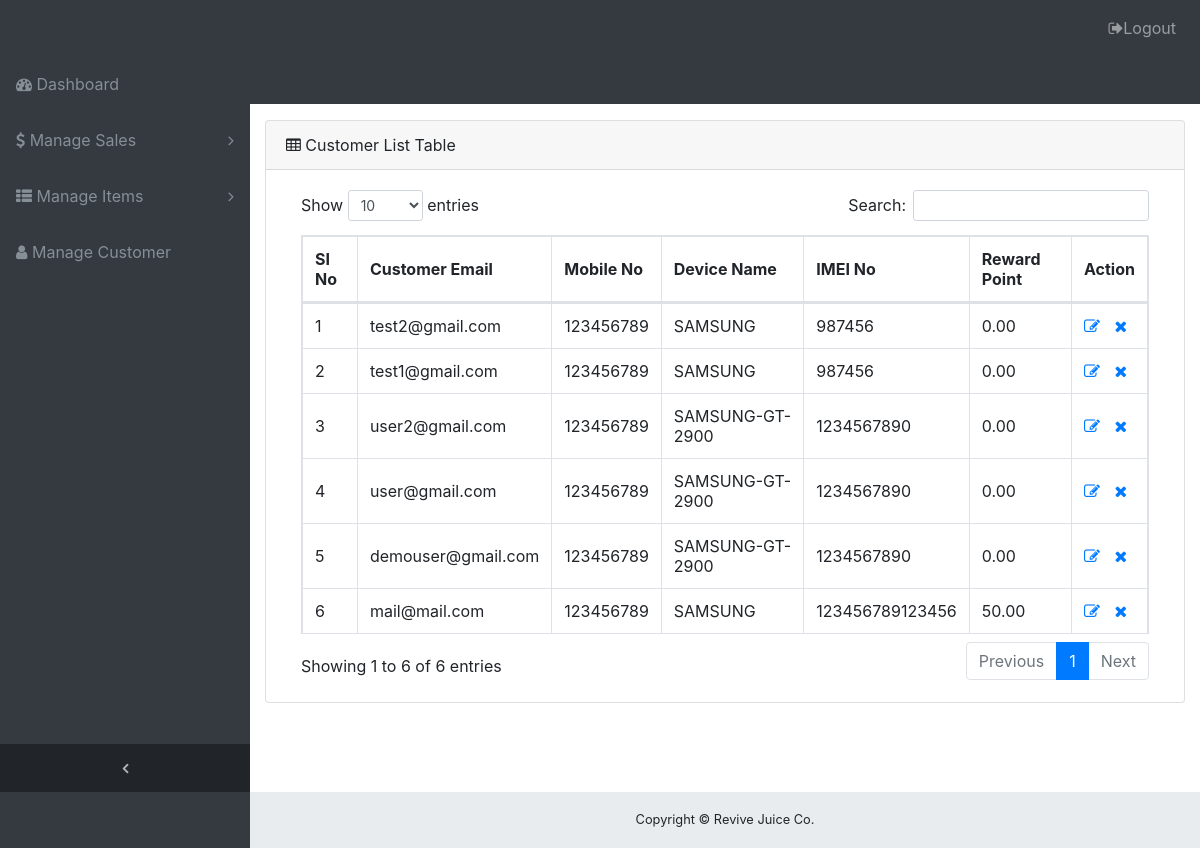
Before: /customer-list.php (signed in) with the older database file.
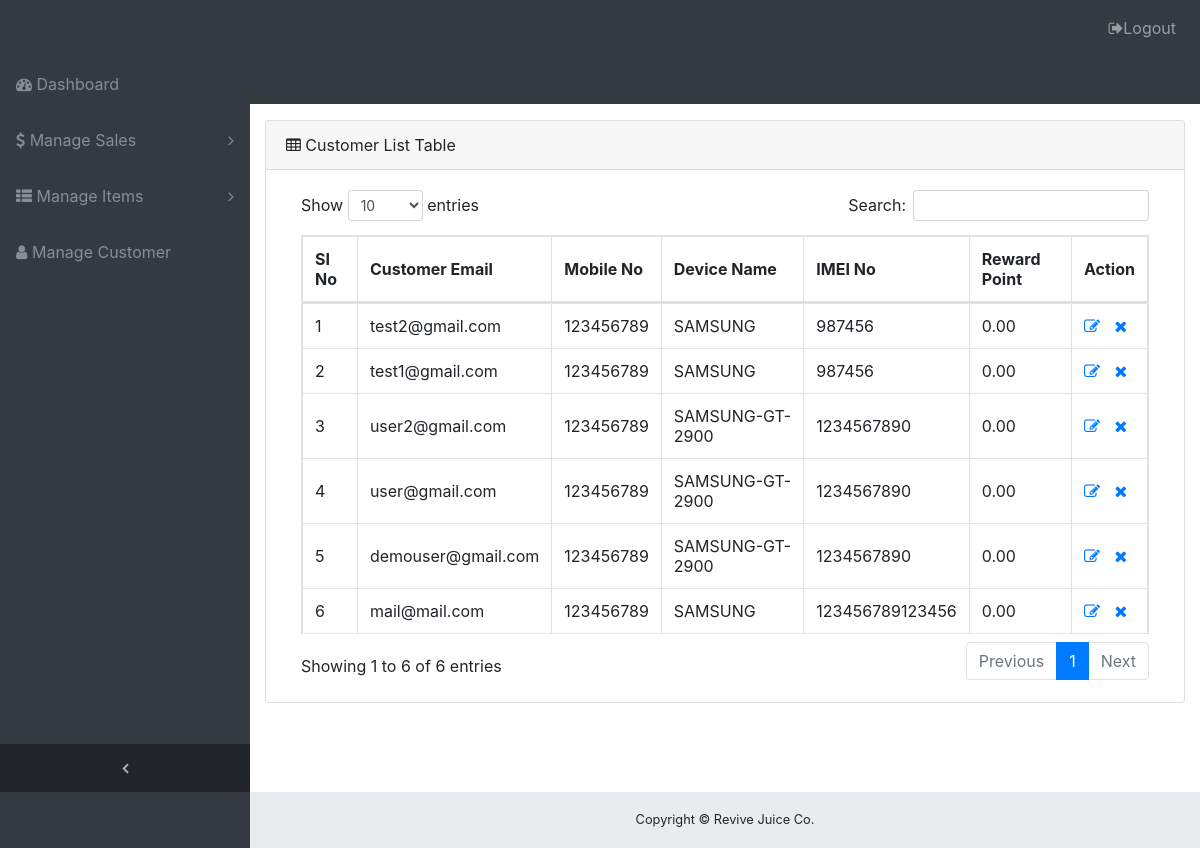
After: the same page with the newer database file.
### tables this page shows
CREATE TABLE `customers` (
  `id` int(10) NOT NULL,
  `email` varchar(100) NOT NULL,
  `password` varchar(100) NOT NULL,
  `mobile_no` int(20) NOT NULL,
  `device_name` varchar(100) NOT NULL,
  `imei_no` varchar(25) NOT NULL,
  `reward_point` decimal(15,2) DEFAULT '0.00'
);

### session.php (called while the page is built, shortened)
<?php
function isLoggedIn() {
	if (isset($_SESSION['email']) && $_SESSION['email'] != NULL) {
		return true;
	} else return false;
}

### customer-list.php (the view, shortened to what this page needs)
<?php include('session.php');?>
<?php
    if (!isLoggedIn()) {
        header("Location: login.php");
    } else echo "<br>Email: ".$_SESSION['email']."<br>";
?>
<?php include('header.php');?>
<?php
$db = db_connect();
$counter = 1;
if ($db) {
    $sql = "SELECT * FROM customers ORDER BY id DESC";
    $result = mysqli_query($db,$sql);
    }
?>
<div class="content-wrapper">
    <div class="container-fluid">
        <div class="card mb-3">
            <div class="card-header">
                <i class="fa fa-table"></i> Customer List Table
            </div>
            <div class="card-body">
                <div class="table-responsive">
                    <table class="table table-bordered" id="dataTable" width="100%" cellspacing="0">
                        <thead>
                            <tr>
                                <th>SI No</th>
                                <th>Customer Email</th>
                                <th>Mobile No</th>
                                <th>Device Name</th>
                                <th>IMEI No</th>
                                <th>Reward Point</th>
                                <th>Action</th>
                            </tr>
                        </thead>
                        <tbody>
                        <?php
                        if (mysqli_num_rows($result) > 0) {
                        while ( $result_sets = mysqli_fetch_assoc($result)){
                        ?>
                            <tr>
                                <td><?php echo $counter ++;?></td>
                                <td><?php echo $result_sets['email'];?></td>
                                <td><?php echo $result_sets['mobile_no'];?></td>
                                <td><?php echo $result_sets['device_name'];?></td>
                                <td><?php echo $result_sets['imei_no'];?></td>
                                <td><?php echo $result_sets['reward_point'];?></td>
                                <td>
                                    <span data-toggle="tooltip" data-placement="top" title="Edit this row" style="margin-right: 5px;"><a href="customer-edit.php?id=<?php echo $result_sets['id'];?>"><i class="fa fa-pencil-square-o"></i></span></a></span>
                                    <span data-toggle="tooltip" data-placement="top" title="Delete this row" style="margin-left: 5px;"><a href="customer-delete-process.php?id=<?php echo $result_sets['id'];?>" onclick="return confirm('Are u sure want to delete this customer?')"><i class="fa fa-times"></i></span></a></span>
                                </td>
                            </tr>
                        <?php } }?>
                        </tbody>
                    </table>
                </div>
            </div>
        </div>
    </div>
<?php include('footer.php');?>

### header.php (shortened to what this page needs)
<!DOCTYPE html>
<html lang="en">
<head>
    <link rel="stylesheet" href="vendor/bootstrap/css/bootstrap.min.css" rel="stylesheet" type="text/css">
    <link rel="stylesheet" href="vendor/font-awesome/css/font-awesome.min.css" rel="stylesheet">
    <link rel="stylesheet" href="vendor/datatables/dataTables.bootstrap4.css" rel="stylesheet">
    <link rel="stylesheet" href="vendor/bootstrap/css/bootstrap-select.css">
    <link rel="stylesheet" href="css/sb-admin.css" rel="stylesheet">
    <link rel="stylesheet" href="css/custom.css" rel="stylesheet">
</head>
<body class="fixed-nav sticky-footer bg-dark" id="page-top">
    <nav class="navbar navbar-expand-lg navbar-dark bg-dark fixed-top" id="mainNav">
        <div class="collapse navbar-collapse" id="navbarResponsive">
            <ul class="navbar-nav navbar-sidenav" id="exampleAccordion">
                <li class="nav-item" data-toggle="tooltip" data-placement="right" title="Dashboard">
                    <a class="nav-link" href="index.php">
                        <i class="fa fa-dashboard"></i>
                        <span class="nav-link-text">Dashboard</span>
                    </a>
                </li>
                        <li class="nav-item" data-toggle="tooltip" data-placement="right" title="Menu Levels">
                          <a class="nav-link nav-link-collapse collapsed" data-toggle="collapse" href="#collapseMulti" data-parent="#exampleAccordion">
                            <i class="fa fa-usd"></i>
                            <span class="nav-link-text">Manage Sales</span>
                          </a>
                        </li>
                <li class="nav-item" data-toggle="tooltip" data-placement="right" title="Menu Levels">
                    <a class="nav-link nav-link-collapse collapsed" data-toggle="collapse" href="#collapseItems" data-parent="#exampleAccordion">
                    <i class="fa fa-th-list"></i>
                    <span class="nav-link-text">Manage Items</span>
                    </a>
                </li>
                <li class="nav-item" data-toggle="tooltip" data-placement="right" title="Food Details">
                    <a class="nav-link" href="customer-list.php">
                        <i class="fa fa-user"></i>
                        <span class="nav-link-text">Manage Customer</span>
                    </a>
                </li>
            </ul>
            <ul class="navbar-nav sidenav-toggler">
                <li class="nav-item">
                    <a class="nav-link text-center" id="sidenavToggler">
                        <i class="fa fa-fw fa-angle-left"></i>
                    </a>
                </li>
            </ul>
            <ul class="navbar-nav ml-auto">
                <li class="nav-item">
                    <a class="nav-link" href="logout-process.php" onclick="return confirm('Are u sure want to Logout?')">
                        <i class="fa fa-sign-out"></i>Logout
                    </a>
                </li>
            </ul>
        </div>
    </nav>

### footer.php (shortened to what this page needs)
<footer class="sticky-footer">
    <div class="container">
        <div class="text-center">
            <small>Copyright © Revive Juice Co.</small>
        </div>
    </div>
</footer>
</div>
</body>
</html>

### css/sb-admin.css (style rules this page uses)
html { position: relative; min-height: 100%; }
body { overflow-x: hidden; }
body.sticky-footer { margin-bottom: 56px; }
body.sticky-footer .content-wrapper { min-height: calc(100vh - 56px - 56px); }
body.fixed-nav { padding-top: 56px; }
.content-wrapper { min-height: calc(100vh - 56px); padding-top: 1rem; }
#mainNav .navbar-collapse { overflow: auto; max-height: 75vh; }
#mainNav .navbar-collapse .navbar-nav .nav-item .nav-link { cursor: pointer; }
#mainNav .navbar-collapse .navbar-sidenav .nav-link-collapse:after { float: right; content: '\f107'; font-family: 'FontAwesome'; }
#mainNav .navbar-collapse .navbar-sidenav .nav-link-collapse.collapsed:after { content: '\f105'; }
#mainNav .navbar-collapse .sidenav-toggler { display: none; }
@media (min-width: 992px) { #mainNav .navbar-collapse { overflow: visible; max-height: none; } }
@media (min-width: 992px) { #mainNav .navbar-collapse .navbar-sidenav { position: absolute; top: 0; left: 0; overflow-x: hidden; overflow-y: auto; -webkit-flex-direction: column; -ms-flex-direction: column; flex-direction: column; margin-top: 56px; } }
@media (min-width: 992px) { #mainNav .navbar-collapse .navbar-sidenav > .nav-item { width: 250px; padding: 0; } }
@media (min-width: 992px) { #mainNav .navbar-collapse .navbar-sidenav > .nav-item > .nav-link { padding: 1em; } }
#mainNav.fixed-top .sidenav-toggler { display: none; }
@media (min-width: 992px) { #mainNav.fixed-top .navbar-sidenav { height: calc(100vh - 112px); } }
@media (min-width: 992px) { #mainNav.fixed-top .sidenav-toggler { position: absolute; top: 0; left: 0; display: flex; overflow-x: hidden; overflow-y: auto; -webkit-flex-direction: column; -ms-flex-direction: column; flex-direction: column; margin-top: calc(100vh - 56px); } }
@media (min-width: 992px) { #mainNav.fixed-top .sidenav-toggler > .nav-item { width: 250px; padding: 0; } }
@media (min-width: 992px) { #mainNav.fixed-top .sidenav-toggler > .nav-item > .nav-link { padding: 1em; } }
#mainNav.fixed-top.navbar-dark .sidenav-toggler { background-color: #212529; }
#mainNav.fixed-top.navbar-dark .sidenav-toggler a i { color: #adb5bd; }
.content-wrapper { overflow-x: hidden; background: white; }
@media (min-width: 992px) { .content-wrapper { margin-left: 250px; } }
#sidenavToggler i { font-weight: 800; }
#mainNav.navbar-dark .navbar-collapse .navbar-sidenav .nav-link-collapse:after { color: #868e96; }
#mainNav.navbar-dark .navbar-collapse .navbar-sidenav > .nav-item > .nav-link { color: #868e96; }
@media (min-width: 992px) { #mainNav.navbar-dark .navbar-collapse .navbar-sidenav { background: #343a40; } }
footer.sticky-footer { position: absolute; right: 0; bottom: 0; width: 100%; height: 56px; background-color: #e9ecef; line-height: 55px; }
@media (min-width: 992px) { footer.sticky-footer { width: calc(100% - 250px); } }

### css/custom.css (style rules this page uses)
table.table-bordered.dataTable td:last-child, table.table-bordered.dataTable td:last-child { border-right: 1px solid #dee2e6 !important; }
table.table-bordered.dataTable td:first-child, table.table-bordered.dataTable td:first-child { border-left: 1px solid #dee2e6 !important; }
table.table-bordered.dataTable th:last-child, table.table-bordered.dataTable th:last-child { border-right: 1px solid #dee2e6 !important; }
table.table-bordered.dataTable th:first-child, table.table-bordered.dataTable th:first-child { border-left: 1px solid #dee2e6 !important; }
table.table-bordered.dataTable th, table.table-bordered.dataTable td { vertical-align: middle; }

Changed rows visible on the page:
changed customers "mail@mail.com": reward_point "50.00" → "0.00"
